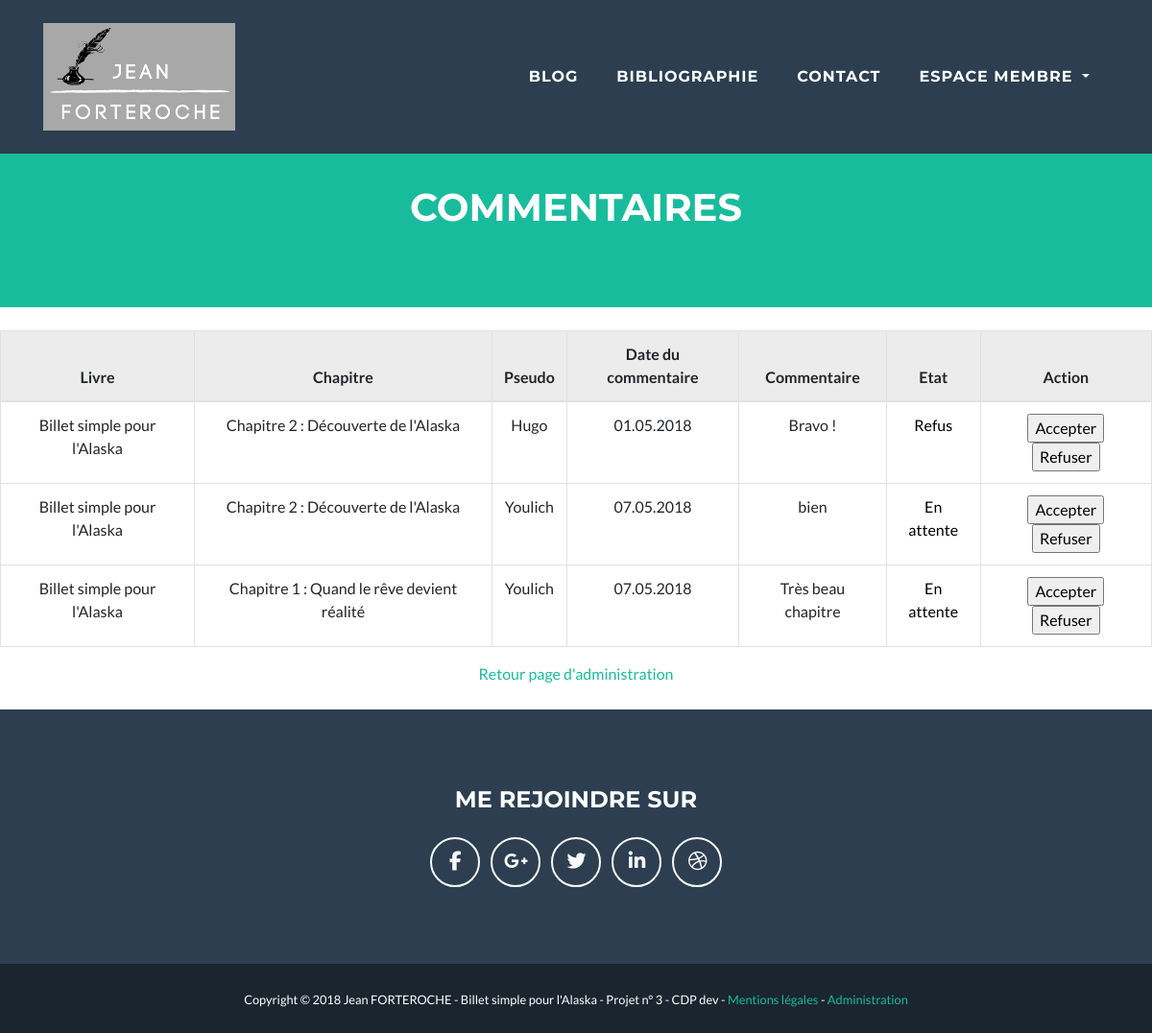
Screenshot of /index.php?action=listcomments (signed in) with the database file from the repository.
### tables this page shows
CREATE TABLE IF NOT EXISTS `books` (
  `id` int(11) NOT NULL AUTO_INCREMENT,
  `title` varchar(255) NOT NULL,
  `image` varchar(255) DEFAULT NULL,
  PRIMARY KEY (`id`)
);

CREATE TABLE IF NOT EXISTS `comments` (
  `id` int(11) NOT NULL AUTO_INCREMENT,
  `comment` text NOT NULL,
  `commentDate` datetime NOT NULL,
  `chapterId` int(11) NOT NULL,
  `membreId` int(11) NOT NULL,
  `membrePseudo` varchar(255) NOT NULL,
  `statut` enum('En attente','Valide','Refus','Alerte') NOT NULL,
  PRIMARY KEY (`id`)
);

CREATE TABLE IF NOT EXISTS `chapters` (
  `id` int(11) NOT NULL AUTO_INCREMENT,
  `chapterDate` date DEFAULT NULL,
  `title` varchar(255) DEFAULT NULL,
  `content` text,
  `resum` text,
  `nbcomms` int(11) DEFAULT NULL,
  `bookId` int(11) DEFAULT NULL,
  `imageId` int(11) DEFAULT NULL,
  PRIMARY KEY (`id`)
);

### controller/Backend.php (called while the page is built, shortened)
<?php
Class Backend
{
    private $commentManager;
    public function __construct($membreManager, $adminManager, $commentManager, $chapterManager, $booksManager, $imagesManager) {
        $this->commentManager = $commentManager;
    }
    public function listComments()
    {
        $commentManager = $this->commentManager;
        $comments = $commentManager->listComments();
        $success = (isset($_SESSION['success'])?$_SESSION['success']:null);
        $error = (isset($_SESSION['error'])?$_SESSION['error']:null);
        $myView = new View('listcomments');
        $myView->renderView(array('comments' => $comments, 'success'=> $success, 'error'=> $error));
    }
}

### index.php (called while the page is built, shortened)
<?php
require_once('services/Autoload.php');
$routes = \services\Config::getRoutes();
$container = new \services\Container([]);
$router = new \router\Router($container, $routes, $_SERVER['REQUEST_URI']);
$resolve = $router->resolve();
$caller = $resolve['controller'];
$controller = $container->$caller();
$action = $resolve['action'];
call_user_func_array([$controller, $action], $resolve['params']);

### model/CommentManager.php (called while the page is built, shortened)
<?php
class CommentManager extends Manager
{
    private $chapterManager;
    private $booksManager;
    public function setChapterManager($chapterManager)
    {
        $this->chapterManager = $chapterManager;
    }
    public function setBooksManager($booksManager)
    {
        $this->booksManager = $booksManager;
    }
    public function listComments()
    {
        $comments = array();
        $db = $this->dbConnect();
        $req = $db->prepare('SELECT * FROM comments ORDER BY statut DESC');
        $req->execute(array());
        while ($data = $req->fetch()) {
            $comment = new Comment();
            $comment->hydrate($data);
            $comments[] = $comment;
            $chapterManager = $this->chapterManager;
            $chapter = $chapterManager->getChapter($comment->getChapterId());
            $booksManager = $this->booksManager;
            $book = $booksManager->getBook($chapter->getBookId());
        }
        return $comments;
    }
}

### services/Autoload.php (called while the page is built, shortened)
<?php
class Autoload
{
    static function chargerClass($class)
    {
        $file = str_replace('\\','/',$class);
        $file = ltrim($file,'/');
    }
}

### entity/Comment.php (called while the page is built, shortened)
<?php
class Comment
{
    private $id;
    private $comment;
    private $commentDate;
    private $membrePseudo;
    private $statut;
    private $chapter;
    private $book;
    public function hydrate(array $donnees)
    {
        foreach ($donnees as $key => $value)
        {
            $method = 'set'.ucfirst($key);
        }
    }
    public function getStatut ()
    {
        return $this->statut;
    }
    public function setStatut ($statut)
    {
        $this->statut = $statut;
    }
    public function getId ()
    {
        return $this->id;
    }
    public function setId ($id)
    {
        $this->id = $id;
    }
    public function getComment ()
    {
        return $this->comment;
    }
    public function setComment ($comment)
    {
        $this->comment = $comment;
    }
    public function getCommentDate()
    {
        return $this->commentDate;
    }
    public function setCommentDate ($commentDate)
    {
        $this->commentDate = $commentDate;
    }
    public function getMembrePseudo()
    {
        return $this->membrePseudo;
    }
    public function setMembrePseudo ($membrePseudo)
    {
        $this->membrePseudo = $membrePseudo;
    }
    public function getChapter ()
    {
        return $this->chapter;
    }
    public function setChapter ($chapter)
    {
        $this->chapter = $chapter;
    }
    public function getBook ()
    {
        return $this->book;
    }
    public function setBook ($book)
    {
        $this->book = $book;
    }
}

### model/ChapterManager.php (called while the page is built, shortened)
<?php
class ChapterManager extends Manager
{
    public function getChapter($chapterId)
    {
        $db = $this->dbConnect();
        $req = $db->prepare('SELECT id, title, resum, bookId, content, imageId,  DATE_FORMAT(chapterDate, \'%d/%m/%Y / %HH%imin\') AS chapterDatefr FROM chapters WHERE id = ?');
        $req->execute(array($chapterId));
        while ($data = $req->fetch()) {
            $chapter = new Chapter();
            $chapter->hydrate($data);
        }
        return $chapter;
    }
}

### entity/Chapter.php (called while the page is built, shortened)
<?php
class Chapter
{
    private $title;
    public function hydrate(array $donnees)
    {
        foreach ($donnees as $key => $value)
        {
            $method = 'set'.ucfirst($key);
        }
    }
    public function getTitle()
    {
        return $this->title;
    }
    public function setTitle($title)
    {
        $this->title = $title;
    }
}

### model/BooksManager.php (called while the page is built, shortened)
<?php
class BooksManager extends Manager
{
    public function getBook($Id)
    {
        $db = $this->dbConnect();
        $req = $db->prepare('SELECT * FROM books WHERE id = ?');
        $req->execute(array($Id));
        while ($data = $req->fetch()) {
            $book = new Books();
            $book->hydrate($data);
        }
        return $book;
    }
}

### entity/Books.php (called while the page is built, shortened)
<?php
class Books
{
 private $title;
    public function hydrate(array $donnees)
    {
        foreach ($donnees as $key => $value)
        {
            $method = 'set'.ucfirst($key);
        }
    }
    public function getTitle ()
    {
        return $this->title;
    }
    public function setTitle ($title)
    {
        $this->title = $title;
    }
}

### view/backend/listcomments.php (the view)
<header class="bg-primary text-white text-center">
        <br/><br/><br/>
        <h1>Commentaires</h1>
        <br/><br/><br/>
</header>
<body class="top">
<br/>
<table class="table table-bordered text-center">
    <thead class="thead table-active">
    <tr>
        <th>Livre</th>
        <th>Chapitre</th>
        <th>Pseudo</th>
        <th>Date du commentaire</th>
        <th>Commentaire</th>
        <th>Etat</th>
        <th colspan="2">Action</th>
    </tr>
    </thead>
<?php
foreach ($comments as $comment)
{
    ?>
            <tr>
                <td>
                    <?php echo $comment->getBook()->getTitle(); ?>
                    </td>
                <td>
                    <?php echo $comment->getChapter()->getTitle(); ?>
                </td>
               <td>
                   <?php echo $comment->getMembrePseudo();?>
               </td>
                <td>
                    <?php $date = date_create($comment->getCommentDate());
                          echo date_format($date,'d.m.Y'); ?>
                </td>
                <td>
                    <?php echo $comment->getComment(); ?>
                </td>
                    <?php $statut = $comment->getStatut();
                    if ($statut == 'Alerte') { ?>
                     <td style="color :red;">
                    <?php echo $comment->getStatut(); ?>
                </td> <?php } else { ?>
                        <td style="color :black;">
                    <?php echo $comment->getStatut(); ?>
                        </td> <?php
                    } ?>
                <td>
                    <a href="index.php?action=approved&id=<?php echo $comment->getId(); ?>"><input type="button" value="Accepter"></a>
                    <a href="index.php?action=refused&id=<?php echo $comment->getId(); ?>"><input type="button" value="Refuser">
                </td>
            </tr>
    <?php
}
?>
</table>
<div align="center"> <a href="index.php?action=administration">Retour page d'administration</a> </div>
<br/>
</body>

### assets/css/style.css (style rules this page uses)
h1 { text-transform: uppercase; }
.bg-primary { padding-top: 10%; }

### rows the page displays
comments: chapterId.title "Chapitre 2 : Découverte de l'Alaska", membrePseudo "Hugo", commentDate "01.05.2018", comment "Bravo !", statut "Refus"
books: title "Billet simple pour l'Alaska"
comments: chapterId.title "Chapitre 2 : Découverte de l'Alaska", membrePseudo "Youlich", commentDate "07.05.2018", comment "bien", statut "En attente"
comments: chapterId.title "Chapitre 1 : Quand le rêve devient réalité", membrePseudo "Youlich", commentDate "07.05.2018", comment "Très beau chapitre", statut "En attente"
